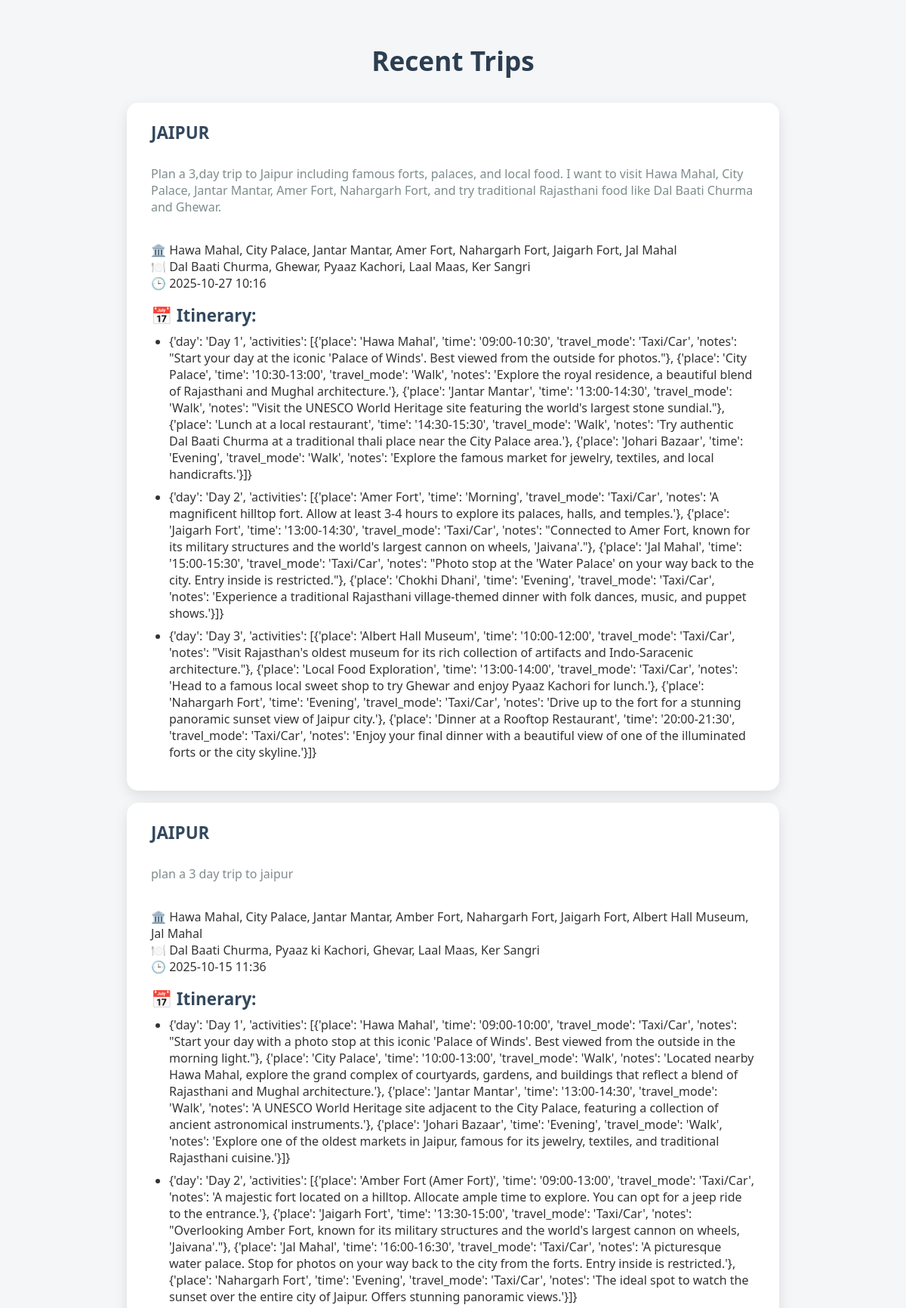
The app's page /history (upper part) with its own data.
### app.py (models this page shows)
class Trip(db.Model):
    id = db.Column(db.Integer, primary_key=True)
    prompt = db.Column(db.String(500), nullable=False)
    city = db.Column(db.String(100))
    places = db.Column(db.Text)    # JSON string
    food = db.Column(db.Text)      # JSON string
    itinerary = db.Column(db.Text) # JSON string
    timestamp = db.Column(db.DateTime, default=db.func.current_timestamp())
    def to_dict(self):
        return {
            'prompt': self.prompt,
            'city': self.city,
            'places': json.loads(self.places or '[]'),
            'food': json.loads(self.food or '[]'),
            'itinerary': json.loads(self.itinerary or '[]'),
            'timestamp': self.timestamp.strftime('%Y-%m-%d %H:%M')
        }

### app.py (the view)
@app.route('/history')
def history_page():
    trips = Trip.query.order_by(Trip.timestamp.desc()).limit(10).all()
    return render_template('history.html', trips=[t.to_dict() for t in trips])

### app.py (called while the page is built)
@app.before_request
def check_json():
    if request.method == 'POST' and not request.is_json:
        return jsonify({'error': 'Expected JSON body'}), 415

### templates/history.html (shortened to what this page needs)
<!DOCTYPE html>
<html lang="en">
<head>
</head>
<body>
    <h1>Recent Trips</h1>
    {% for trip in trips %}
    <div class="trip">
        <strong>{{ trip.city.upper() }}</strong><br />
        <em>{{ trip.prompt }}</em><br />
        🏛️ {{ trip.places|join(', ') }}<br />
        🍽️ {{ trip.food|join(', ') }}<br />
        🕒 {{ trip.timestamp }}<br />
        {% if trip.itinerary %}
        <div style="margin-top: 1rem;">
            <strong>📅 Itinerary:</strong>
            <ul style="margin-top: 0.5rem; padding-left: 1.5rem;">
                {% for step in trip.itinerary %}
                <li style="margin-bottom: 0.5rem;">{{ step }}</li>
                {% endfor %}
            </ul>
        </div>
        {% endif %}
    </div>
    {% else %}
    <p style="text-align:center; font-size:1.2rem;">No trips saved yet.</p>
    {% endfor %}
</body>
</html>

### templates/history.html (style rules this page uses)
body { font-family: 'Segoe UI', Tahoma, Geneva, Verdana, sans-serif; background: #f4f6f8; margin: 0; padding: 2rem 1rem; color: #333; }
h1 { text-align: center; color: #2c3e50; font-size: 2.2rem; font-weight: 600; margin-bottom: 2rem; }
.trip { background: white; padding: 1.5rem 2rem; margin: 1rem auto; max-width: 800px; border-radius: 15px; box-shadow: 0 6px 18px rgba(0, 0, 0, 0.1); transition: transform 0.25s ease; }
.trip strong { font-size: 1.4rem; display: block; color: #34495e; margin-bottom: 0.4rem; }
.trip em { color: #7f8c8d; font-style: normal; display: block; margin-bottom: 0.8rem; }

### records on screen
Trip: city "JAIPUR", prompt "Plan a 3,day trip to Jaipur including famous forts, palaces, and local food. I want to visit Hawa Mahal, City Palace, Jantar Mantar, Amer Fort, Nahargarh Fort, and try traditional Rajasthani food like Dal Baati Churma and Ghewar.", places "Hawa Mahal, City Palace, Jantar Mantar, Amer Fort, Nahargarh Fort, Jaigarh Fort, Jal Mahal", food "Dal Baati Churma, Ghewar, Pyaaz Kachori, Laal Maas, Ker Sangri", timestamp "2025-10-27 10:16", itinerary "{'day': 'Day 1', 'activities': [{'place': 'Hawa Mahal', 'time': '09:00-10:30', 'travel_mode': 'Taxi/Car', 'notes': \"Start your day at the iconic 'Palace of Winds'. Best viewed from the outside for photos.\"}, {'place': 'City Palace', 'time': '10:30-13:00', 'travel_mode': 'Walk', 'notes': 'Explore the royal residence, a beautiful blend of Rajasthani and Mughal architecture.'}, {'place': 'Jantar Mantar', 'time': '13:00-14:30', 'travel_mode': 'Walk', 'notes': \"Visit the UNESCO World Heritage site featuring the world's largest stone sundial.\"}, {'place': 'Lunch at a local restaurant', 'time': '14:30-15:30', 'travel_mode': 'Walk', 'notes': 'Try authentic Dal Baati Churma at a traditional thali…" "{'day': 'Day 2', 'activities': [{'place': 'Amer Fort', 'time': 'Morning', 'travel_mode': 'Taxi/Car', 'notes': 'A magnificent hilltop fort. Allow at least 3-4 hours to explore its palaces, halls, and temples.'}, {'place': 'Jaigarh Fort', 'time': '13:00-14:30', 'travel_mode': 'Taxi/Car', 'notes': \"Connected to Amer Fort, known for its military structures and the world's largest cannon on wheels, 'Jaivana'.\"}, {'place': 'Jal Mahal', 'time': '15:00-15:30', 'travel_mode': 'Taxi/Car', 'notes': \"Photo stop at the 'Water Palace' on your way back to the city. Entry inside is restricted.\"}, {'place': 'Chokhi Dhani', 'time': 'Evening', 'travel_mode': 'Taxi/Car', 'notes': 'Experience a traditional…" "{'day': 'Day 3', 'activities': [{'place': 'Albert Hall Museum', 'time': '10:00-12:00', 'travel_mode': 'Taxi/Car', 'notes': \"Visit Rajasthan's oldest museum for its rich collection of artifacts and Indo-Saracenic architecture.\"}, {'place': 'Local Food Exploration', 'time': '13:00-14:00', 'travel_mode': 'Taxi/Car', 'notes': 'Head to a famous local sweet shop to try Ghewar and enjoy Pyaaz Kachori for lunch.'}, {'place': 'Nahargarh Fort', 'time': 'Evening', 'travel_mode': 'Taxi/Car', 'notes': 'Drive up to the fort for a stunning panoramic sunset view of Jaipur city.'}, {'place': 'Dinner at a Rooftop Restaurant', 'time': '20:00-21:30', 'travel_mode': 'Taxi/Car', 'notes': 'Enjoy your final dinner…"
Trip: city "JAIPUR", prompt "plan a 3 day trip to jaipur", places "Hawa Mahal, City Palace, Jantar Mantar, Amber Fort, Nahargarh Fort, Jaigarh Fort, Albert Hall Museum, Jal Mahal", food "Dal Baati Churma, Pyaaz ki Kachori, Ghevar, Laal Maas, Ker Sangri", timestamp "2025-10-15 11:36", itinerary "{'day': 'Day 1', 'activities': [{'place': 'Hawa Mahal', 'time': '09:00-10:00', 'travel_mode': 'Taxi/Car', 'notes': \"Start your day with a photo stop at this iconic 'Palace of Winds'. Best viewed from the outside in the morning light.\"}, {'place': 'City Palace', 'time': '10:00-13:00', 'travel_mode': 'Walk', 'notes': 'Located nearby Hawa Mahal, explore the grand complex of courtyards, gardens, and buildings that reflect a blend of Rajasthani and Mughal architecture.'}, {'place': 'Jantar Mantar', 'time': '13:00-14:30', 'travel_mode': 'Walk', 'notes': 'A UNESCO World Heritage site adjacent to the City Palace, featuring a collection of ancient astronomical instruments.'}, {'place': 'Johari…" "{'day': 'Day 2', 'activities': [{'place': 'Amber Fort (Amer Fort)', 'time': '09:00-13:00', 'travel_mode': 'Taxi/Car', 'notes': 'A majestic fort located on a hilltop. Allocate ample time to explore. You can opt for a jeep ride to the entrance.'}, {'place': 'Jaigarh Fort', 'time': '13:30-15:00', 'travel_mode': 'Taxi/Car', 'notes': \"Overlooking Amber Fort, known for its military structures and the world's largest cannon on wheels, 'Jaivana'.\"}, {'place': 'Jal Mahal', 'time': '16:00-16:30', 'travel_mode': 'Taxi/Car', 'notes': 'A picturesque water palace. Stop for photos on your way back to the city from the forts. Entry inside is restricted.'}, {'place': 'Nahargarh Fort', 'time': 'Evening',…"
